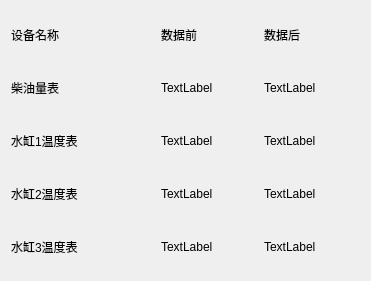
     <widget class="QWidget" name="layoutWidget_8">
      <property name="geometry">
       <rect>
        <x>840</x>
        <y>560</y>
        <width>371</width>
        <height>281</height>
       </rect>
      </property>
      <layout class="QGridLayout" name="gridLayout_23" columnstretch="3,2,2">
       <item row="4" column="2">
        <widget class="QLabel" name="label_573">
         <property name="sizePolicy">
          <sizepolicy hsizetype="Expanding" vsizetype="Expanding">
           <horstretch>0</horstretch>
           <verstretch>0</verstretch>
          </sizepolicy>
         </property>
         <property name="text">
          <string>TextLabel</string>
         </property>
        </widget>
       </item>
       <item row="0" column="2">
        <widget class="QLabel" name="label_521">
         <property name="sizePolicy">
          <sizepolicy hsizetype="Expanding" vsizetype="Expanding">
           <horstretch>0</horstretch>
           <verstretch>0</verstretch>
          </sizepolicy>
         </property>
         <property name="text">
          <string>数据后</string>
         </property>
        </widget>
       </item>
       <item row="1" column="1">
        <widget class="QLabel" name="label_526">
         <property name="sizePolicy">
          <sizepolicy hsizetype="Expanding" vsizetype="Expanding">
           <horstretch>0</horstretch>
           <verstretch>0</verstretch>
          </sizepolicy>
         </property>
         <property name="text">
          <string>TextLabel</string>
         </property>
        </widget>
       </item>
       <item row="2" column="2">
        <widget class="QLabel" name="label_569">
         <property name="sizePolicy">
          <sizepolicy hsizetype="Expanding" vsizetype="Expanding">
           <horstretch>0</horstretch>
           <verstretch>0</verstretch>
          </sizepolicy>
         </property>
         <property name="text">
          <string>TextLabel</string>
         </property>
        </widget>
       </item>
       <item row="4" column="1">
        <widget class="QLabel" name="label_572">
         <property name="sizePolicy">
          <sizepolicy hsizetype="Expanding" vsizetype="Expanding">
           <horstretch>0</horstretch>
           <verstretch>0</verstretch>
          </sizepolicy>
         </property>
         <property name="text">
          <string>TextLabel</string>
         </property>
        </widget>
       </item>
       <item row="4" column="0">
        <widget class="QLabel" name="label_525">
         <property name="sizePolicy">
          <sizepolicy hsizetype="Expanding" vsizetype="Expanding">
           <horstretch>0</horstretch>
           <verstretch>0</verstretch>
          </sizepolicy>
         </property>
         <property name="text">
          <string>水缸3温度表</string>
         </property>
        </widget>
       </item>
       <item row="0" column="1">
        <widget class="QLabel" name="label_520">
         <property name="sizePolicy">
          <sizepolicy hsizetype="Expanding" vsizetype="Expanding">
           <horstretch>0</horstretch>
           <verstretch>0</verstretch>
          </sizepolicy>
         </property>
         <property name="text">
          <string>数据前</string>
         </property>
        </widget>
       </item>
       <item row="3" column="2">
        <widget class="QLabel" name="label_571">
         <property name="sizePolicy">
          <sizepolicy hsizetype="Expanding" vsizetype="Expanding">
           <horstretch>0</horstretch>
           <verstretch>0</verstretch>
          </sizepolicy>
         </property>
         <property name="text">
          <string>TextLabel</string>
         </property>
        </widget>
       </item>
       <item row="2" column="1">
        <widget class="QLabel" name="label_565">
         <property name="sizePolicy">
          <sizepolicy hsizetype="Expanding" vsizetype="Expanding">
           <horstretch>0</horstretch>
           <verstretch>0</verstretch>
          </sizepolicy>
         </property>
         <property name="text">
          <string>TextLabel</string>
         </property>
        </widget>
       </item>
       <item row="3" column="0">
        <widget class="QLabel" name="label_524">
         <property name="sizePolicy">
          <sizepolicy hsizetype="Expanding" vsizetype="Expanding">
           <horstretch>0</horstretch>
           <verstretch>0</verstretch>
          </sizepolicy>
         </property>
         <property name="text">
          <string>水缸2温度表</string>
         </property>
        </widget>
       </item>
       <item row="0" column="0">
        <widget class="QLabel" name="label_519">
         <property name="sizePolicy">
          <sizepolicy hsizetype="Expanding" vsizetype="Expanding">
           <horstretch>0</horstretch>
           <verstretch>0</verstretch>
          </sizepolicy>
         </property>
         <property name="text">
          <string>设备名称</string>
         </property>
        </widget>
       </item>
       <item row="1" column="0">
        <widget class="QLabel" name="label_522">
         <property name="sizePolicy">
          <sizepolicy hsizetype="Expanding" vsizetype="Expanding">
           <horstretch>0</horstretch>
           <verstretch>0</verstretch>
          </sizepolicy>
         </property>
         <property name="text">
          <string>柴油量表</string>
         </property>
        </widget>
       </item>
       <item row="1" column="2">
        <widget class="QLabel" name="label_527">
         <property name="sizePolicy">
          <sizepolicy hsizetype="Expanding" vsizetype="Expanding">
           <horstretch>0</horstretch>
           <verstretch>0</verstretch>
          </sizepolicy>
         </property>
         <property name="text">
          <string>TextLabel</string>
         </property>
        </widget>
       </item>
       <item row="2" column="0">
        <widget class="QLabel" name="label_523">
         <property name="sizePolicy">
          <sizepolicy hsizetype="Expanding" vsizetype="Expanding">
           <horstretch>0</horstretch>
           <verstretch>0</verstretch>
          </sizepolicy>
         </property>
         <property name="text">
          <string>水缸1温度表</string>
         </property>
        </widget>
       </item>
       <item row="3" column="1">
        <widget class="QLabel" name="label_570">
         <property name="sizePolicy">
          <sizepolicy hsizetype="Expanding" vsizetype="Expanding">
           <horstretch>0</horstretch>
           <verstretch>0</verstretch>
          </sizepolicy>
         </property>
         <property name="text">
          <string>TextLabel</string>
         </property>
        </widget>
       </item>
      </layout>
     </widget>
